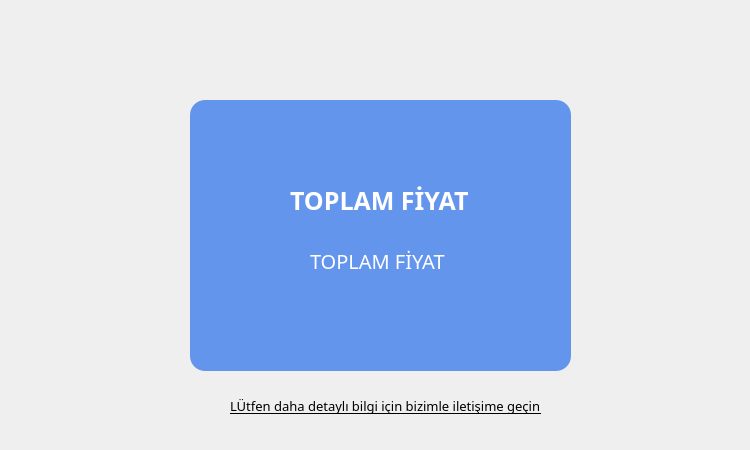
<?xml version="1.0" encoding="UTF-8"?>
<ui version="4.0">
 <class>Form</class>
 <widget class="QWidget" name="Form">
  <property name="geometry">
   <rect>
    <x>0</x>
    <y>0</y>
    <width>750</width>
    <height>450</height>
   </rect>
  </property>
  <property name="font">
   <font>
    <family>century gothic</family>
    <pointsize>-1</pointsize>
    <weight>50</weight>
    <bold>false</bold>
   </font>
  </property>
  <property name="windowTitle">
   <string>Form</string>
  </property>
  <property name="styleSheet">
   <string notr="true">*{
font-family:century gothic;
font-size:35px;

}
#label_text{
font-size:13px;
background-color: transparent;
}
#label_bilgi{
font-size:20px;
color:white;
}
#label_sonuc{
font-size:25px;
font-weight: bold;
color:white;
}
QFrame{
border-radius:15px;
background:#6495ed;
}

#Form{
background:url(:/image/icon/background-2.png);
}
QPushButton{
background:#ecc5e9;
border-radius:15px;

}
QPushButton:hover{
color:#333;
border-radius:15px;
background:white;
}

</string>
  </property>
  <widget class="QFrame" name="frame">
   <property name="geometry">
    <rect>
     <x>190</x>
     <y>100</y>
     <width>381</width>
     <height>271</height>
    </rect>
   </property>
   <property name="frameShape">
    <enum>QFrame::StyledPanel</enum>
   </property>
   <property name="frameShadow">
    <enum>QFrame::Raised</enum>
   </property>
   <widget class="QLabel" name="label_sonuc">
    <property name="geometry">
     <rect>
      <x>100</x>
      <y>70</y>
      <width>191</width>
      <height>61</height>
     </rect>
    </property>
    <property name="font">
     <font>
      <family>century gothic</family>
      <pointsize>-1</pointsize>
      <weight>75</weight>
      <bold>true</bold>
     </font>
    </property>
    <property name="text">
     <string>TOPLAM FİYAT</string>
    </property>
   </widget>
   <widget class="QLabel" name="label_bilgi">
    <property name="geometry">
     <rect>
      <x>120</x>
      <y>130</y>
      <width>241</width>
      <height>61</height>
     </rect>
    </property>
    <property name="font">
     <font>
      <family>century gothic</family>
      <pointsize>-1</pointsize>
     </font>
    </property>
    <property name="text">
     <string>TOPLAM FİYAT</string>
    </property>
   </widget>
  </widget>
  <widget class="QLabel" name="label_text">
   <property name="geometry">
    <rect>
     <x>230</x>
     <y>390</y>
     <width>311</width>
     <height>31</height>
    </rect>
   </property>
   <property name="font">
    <font>
     <family>century gothic</family>
     <pointsize>-1</pointsize>
     <underline>true</underline>
    </font>
   </property>
   <property name="text">
    <string>LÜtfen daha detaylı bilgi için bizimle iletişime geçin.</string>
   </property>
  </widget>
 </widget>
 <resources>
  <include location="icon.qrc"/>
 </resources>
 <connections/>
</ui>
